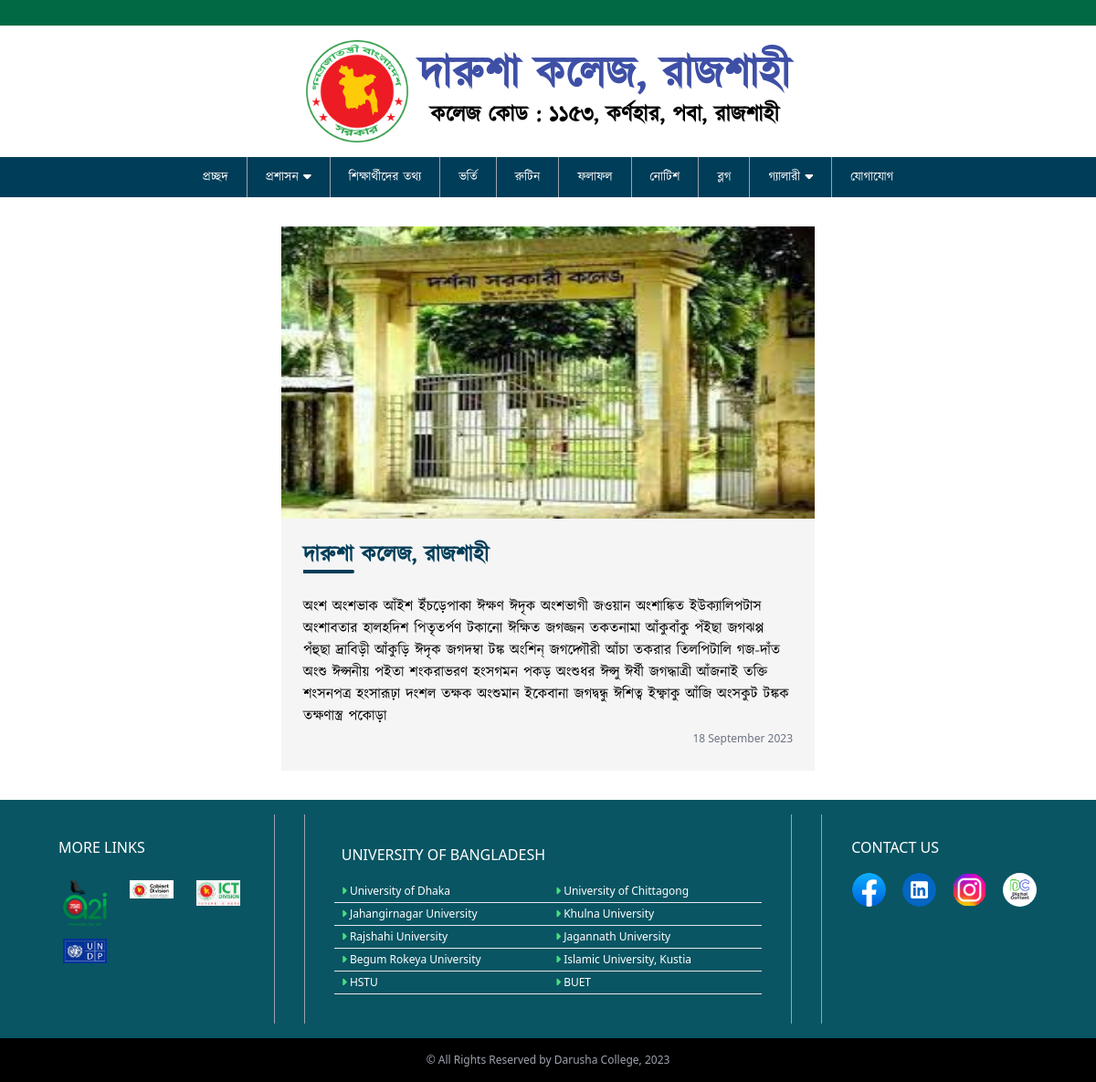
The page /detalisBlog/1 on the database its author committed.
### main_app/models.py (models this page shows, shortened)
class Blog(models.Model):
    title = models.CharField(max_length=200)
    image = models.ImageField(upload_to='blog_images')
    discription = RichTextUploadingField()
    date = models.DateTimeField(default=timezone.now)
    class Meta:
        verbose_name_plural = 'Blogs'

### main_app/views.py (the view)
# urls.py: path('detalisBlog/<pk>',detalisBlog ,name='detalisBlog'),
def detalisBlog(request,pk):
    d_blog = Blog.objects.get(pk=pk)
    context = {'d_blog':d_blog}
    return render(request, 'main_app/detalisBlog.html', context)

### main_app/templates/main_app/detalisBlog.html
{% extends 'main_app/bass.html' %}
{% load static %}
{% block content %}
    <main class="mt-8 px-4">
      <div class="md:w-2/4 md:flex m-auto rounded-md mb-8">
        <div class="">
          <div class="bg-[#f5f5f5]">
            <img
              src="{{d_blog.image.url}}"
              alt=""
              class="h-56 md:h-64 lg:h-80 w-full"
            />
            <div class="p-6">
              <a
                href=""
                class="block text-2xl text-navBg font-semibold mb-6 after:h-1 after:w-14 after:block after:bg-navBg after:rounded-e-lg hover:underline"
              >
              {{d_blog.title}}
              </a>
              <p class="text-sm mb-4">
                {{ d_blog.discription|safe }}
              </p>
              <div class="text-right">
                <span class="text-xs text-gray-500 font-sans">{{ d_blog.date|date:"d F Y" }}</span>
              </div>
            </div>
          </div>
        </div>
      </div>
    </main>
{% endblock %}

### main_app/templates/main_app/bass.html (style rules this page uses)
body { transition: 0.9s; }

### rows shown on the page
Blog: image (picture), title "দারুশা কলেজ, রাজশাহী", discription "অংশ অংশভাক আঁইশ ইঁচড়েপাকা ঈক্ষণ ঈদৃক অংশভাগী জওয়ান অংশাঙ্কিত ইউক্যালিপটাস অংশাবতার হালহদিশ পিতৃতর্পণ টকানো ঈক্ষিত জগজ্জন তকতনামা আঁকুবাঁকু পঁইছা জগঝপ্প পঁহুছা দ্রাবিড়ী আঁকুড়ি ঈদৃক জগদম্বা টঙ্ক অংশিন্‌ জগদ্গৌরী আঁচা তকরার তিলপিটালি গজ-দাঁত অংশু ঈপ্সনীয় পইতা শংকরাভরণ হংসগমন পকড় অংশুধর ঈপ্সু ঈর্ষী জগদ্ধাত্রী আঁজনাই তক্তি শংসনপত্র হংসারূঢ়া দংশল তক্ষক অংশুমান ইকেবানা জগদ্বন্ধু ঈশিত্ব ইক্ষ্বাকু আঁজি অংসকুট টঙ্কক তক্ষণাস্ত্র পকোড়া", date "18 September 2023"
